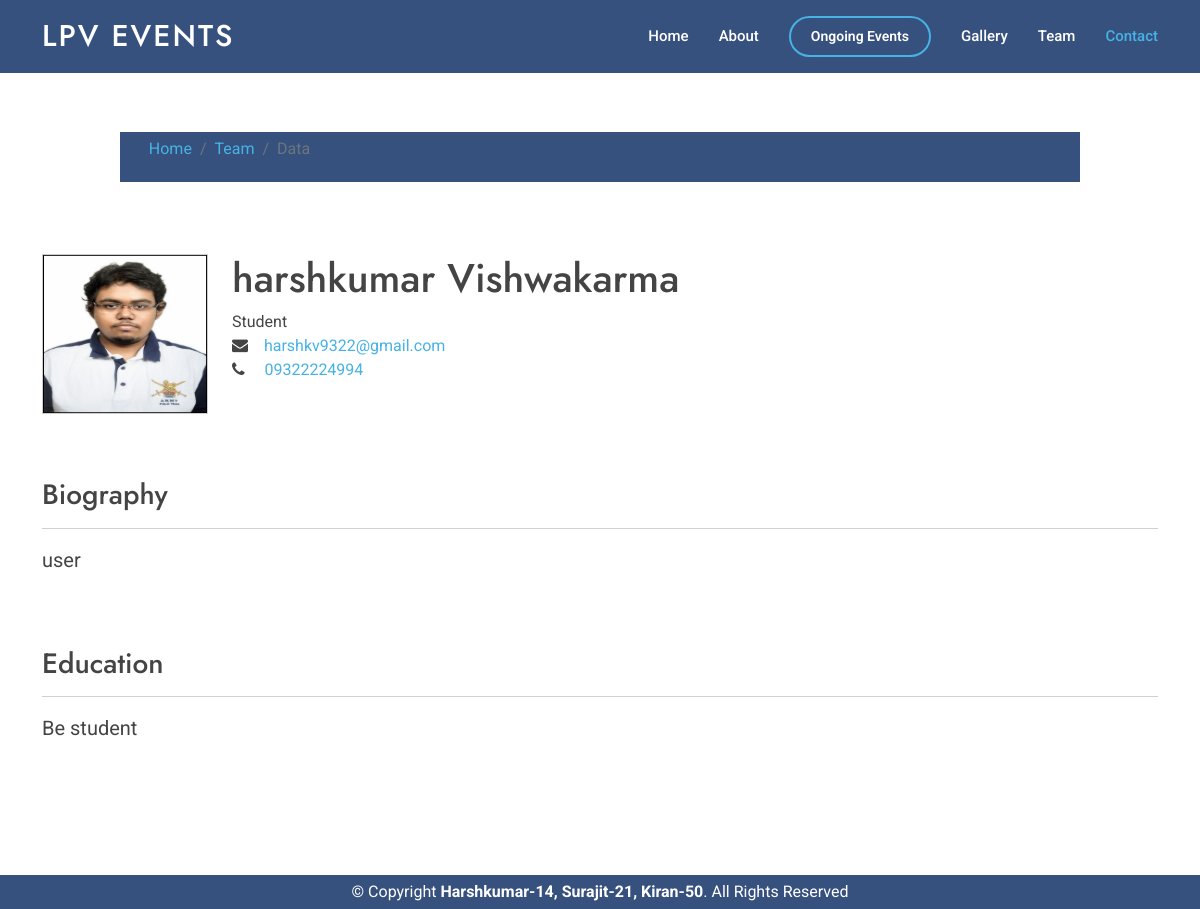
Page /info.php?team=16 on the committed database.
### tables this page shows
CREATE TABLE `team` (
  `t_id` int(11) NOT NULL,
  `t_name` varchar(255) NOT NULL,
  `t_designation` varchar(255) NOT NULL,
  `t_email` varchar(255) NOT NULL,
  `t_mobile` text NOT NULL,
  `t_intro` mediumtext NOT NULL,
  `t_biography` text NOT NULL,
  `t_education` varchar(255) NOT NULL,
  `t_profile_image` varchar(255) NOT NULL,
  `t_facebook` varchar(255) NOT NULL,
  `t_twitter` varchar(255) NOT NULL,
  `t_instagram` varchar(255) NOT NULL,
  `t_linkedin` varchar(255) NOT NULL
);

### info.php (the view, shortened to what this page needs)
<!DOCTYPE html>
<html lang="en">
<head>
    <link href="assets/vendor/aos/aos.css" rel="stylesheet">
    <link href="assets/vendor/bootstrap/css/bootstrap.min.css" rel="stylesheet">
    <link href="assets/vendor/bootstrap-icons/bootstrap-icons.css" rel="stylesheet">
    <link href="assets/vendor/boxicons/css/boxicons.min.css" rel="stylesheet">
    <link href="assets/vendor/glightbox/css/glightbox.min.css" rel="stylesheet">
    <link href="assets/vendor/remixicon/remixicon.css" rel="stylesheet">
    <link href="assets/vendor/swiper/swiper-bundle.min.css" rel="stylesheet">
    <link rel="stylesheet" href="https://cdnjs.cloudflare.com/ajax/libs/font-awesome/4.7.0/css/font-awesome.min.css">
    <link href="assets/css/style.css" rel="stylesheet">
</head>
<body>
    <header id="header" class="fixed-top " style="background-color: #37517e;">
        <div class="container d-flex align-items-center">
            <h1 class="logo me-auto"><a href="index.html">LPV Events</a></h1>
            <nav id="navbar" class="navbar">
                <ul>
                    <li><a class="nav-link " href="index.php">Home</a></li>
                    <li><a class="nav-link" href="about.php">About</a></li>
                    <li><a class="getstarted" href="ongoing.php">Ongoing Events</a></li>
                    <li><a class="nav-link" href="gallery.php">Gallery</a></li>
                    <li><a class="nav-link" href="team.php">Team</a></li>
                    <li><a class="nav-link active" href="contact.php">Contact</a></li>
                </ul>
            </nav>
        </div>
    </header>
    <?php
    include 'conn.php';
    if (isset($_GET['team'])) {
        $view_bio = $_GET['team'];
    }
    $select = "SELECT * FROM team WHERE t_id='$view_bio'";
    $run = mysqli_query($conn, $select);
    $row_user = mysqli_fetch_array($run);
    $t_name = $row_user['t_name'];
    $t_designation = $row_user['t_designation'];
    $t_email = $row_user['t_email'];
    $t_mobile = $row_user['t_mobile'];
    $t_biography = $row_user['t_biography'];
    $t_education = $row_user['t_education'];
    $t_profile_image = $row_user['t_profile_image'];
    ?>
    <section>
        <br><br><br>
        <div id="middle_area">
            <nav aria-label="breadcrumb" style="background-color: #37517e; padding: 5px; margin-left: 10%; margin-right: 10%;">
                <ol class="breadcrumb">&nbsp;&nbsp;&nbsp;&nbsp;&nbsp;&nbsp;
                    <li class="breadcrumb-item"><a href="index.php">Home</a></li>
                    <li class="breadcrumb-item"><a href="team.php">Team</a></li>
                    <li class="breadcrumb-item active" aria-current="page">Data</li>
                </ol>
            </nav>
            <br><br><br>
            <div class="container">
                <div class="team-container">
                    <div class="team-detail">
                        <div class="row">
                            <div class="col-xs-10 col-md-2 float-left"><img src="admin/team_profile_picture/<?php echo $t_profile_image; ?>" alt="" width="100%" height="160px" style="border: 1px solid #ccc;" />
                            </div>
                            <div class="col-xs-11 col-md-10 float-left">
                                <h1><?php echo $t_name; ?></h1>
                                <span class="team-memdes"><?php echo $t_designation; ?></span>
                                <div class="teammem-info"><i class="fa fa-envelope"></i>&nbsp;&nbsp;&nbsp;&nbsp;<a href="#"><?php echo $t_email; ?></a>
                                </div>
                                <div class="teammem-info"><i class="fa fa-phone"></i>&nbsp;&nbsp;&nbsp;&nbsp;&nbsp;<a href="#"><?php echo $t_mobile; ?></a></div>
                                <br>
                                <br>
                                <br>
                                <br>
                            </div>
                            <div class="col-md-12 col">
                                <h3 class="border-heading"><span>Biography</span>
                                </h3>
                                <hr>
                                <div class="expandDiv" style="font-size: 20px;">
                                    <div><?php echo $t_biography; ?></div>
                                </div>
                                <br>
                                <br>
                                <br>
                                <h3 class="border-heading"><span>Education</span>
                                </h3>
                                <hr>
                                <div style="text-align: justify;font-size: 20px;"><?php echo $t_education; ?></div>
                            </div>
                        </div>
                    </div>
                </div>
            </div>
    </section>
    <br><br><br>
    <footer>
        <div style="background-color: #37517e; bottom:0;">
            <div class="container footer-bottom clearfix text-bright">
                <div class="copyrigh text-bright" style="color: white; text-align:center; padding: 5px;">
                    &copy; Copyright <strong><span> Harshkumar-14, Surajit-21, Kiran-50</span></strong>. All Rights Reserved
                </div>
            </div>
        </div>
    </footer>
</body>
</html>

### assets/css/style.css (style rules this page uses)
body { font-family: "Roboto", sans-serif; color: #444444; }
a { color: #47b2e4; text-decoration: none; }
h1, h2, h3, h4, h5, h6 { font-family: "Jost", sans-serif; }
#header { transition: all 0.5s; z-index: 997; padding: 15px 0; }
#header .logo { font-size: 30px; margin: 0; padding: 0; line-height: 1; font-weight: 500; letter-spacing: 2px; text-transform: uppercase; }
#header .logo a { color: #fff; }
.navbar { padding: 0; }
.navbar ul { margin: 0; padding: 0; display: flex; list-style: none; align-items: center; }
.navbar li { position: relative; }
.navbar a, .navbar a:focus { display: flex; align-items: center; justify-content: space-between; padding: 10px 0 10px 30px; font-size: 15px; font-weight: 500; color: #fff; white-space: nowrap; transition: 0.3s; }
.navbar a:hover, .navbar .active, .navbar .active:focus, .navbar li:hover > a { color: #47b2e4; }
.navbar .getstarted { padding: 8px 20px; margin-left: 30px; border-radius: 50px; color: #fff; font-size: 14px; border: 2px solid #47b2e4; font-weight: 600; }
section { padding: 60px 0; overflow: hidden; }

### rows in the picture
team: t_profile_image (picture), t_name "harshkumar Vishwakarma", t_designation "Student", t_email "harshkv9322@gmail.com", t_mobile "09322224994", t_biography "user", t_education "Be student"
